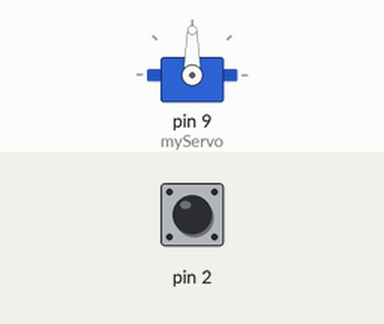
This sketch was run on a simulated Arduino Uno, built with avr-gcc and run on an emulated ATmega328P. Parts: servo. The inputs (shaded band) are chosen by the test bench; at power-on: pin 2 HIGH. What the sketch prints to the serial monitor is not drawn.

Above: at 0.1 s.
At 10.4 s:
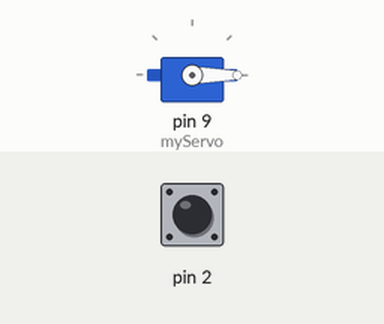
Timing chart, 0 to 11.9 s (numbered marks = the images above):
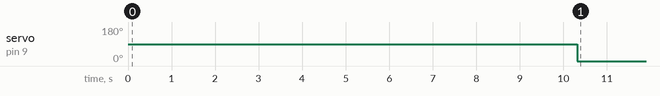

Measured:
- by itself, servo on pin 9 (myServo): 90° → 0° at 10.3 s

The sketch:

A4.ino
```cpp
// Import packages
#include <CapacitiveSensor.h>
#include <Servo.h>

// Declare Servo
Servo myServo;

CapacitiveSensor   cs_4_2 = CapacitiveSensor(4,2);    	// 1 megohm resistor between pins 4 & 2, pin 2 is sensor pin, add wire, metal thing

// Variables for calibration
int max = 0;
int min = 1023;
long touchValue;
int toMove;


void setup() {
   cs_4_2.set_CS_AutocaL_Millis(0xFFFFFFFF); 	// turn off autocalibrate on channel 1 - just as an example
   Serial.begin(9600); // for monitor
   myServo.attach(9); // Set servo pin
   recalibrate(); // calibrate sensor
}

void loop()
{
  //
	touchValue =  cs_4_2.capacitiveSensor(30); // get value from capacitive sensor

	Serial.println(touchValue);            	// print sensor output 1
	delay(10);                         	// arbitrary delay to limit data to serial port

  // Map the value so that we can use an easy scale
  toMove = map(touchValue, min, max, 0, 10);

  // Check if being touched
  if (toMove >= 4) {
    myServo.write(180); // Rotate counter clockwise
  } else {
    myServo.write(0); // Rotate clockwise
  }
}

// Recalibrates the min and max using data over the next 10 seconds
void recalibrate() {
  // loops through 100 times (100ms each time is 10 seconds total)
  for (int time = 0; time < 100; time++) {
    // Get the current temp from the A0 port
    touchValue =  cs_4_2.capacitiveSensor(30);

    // Check if temp is new max
    if (touchValue > max) {
      // set min
      max = touchValue;
    }
    // Check if temp is new min
    if (touchValue < min) {
      // set min
      min = touchValue;
    }
    // wait 100 ms
    delay(100);
  }
}
```
